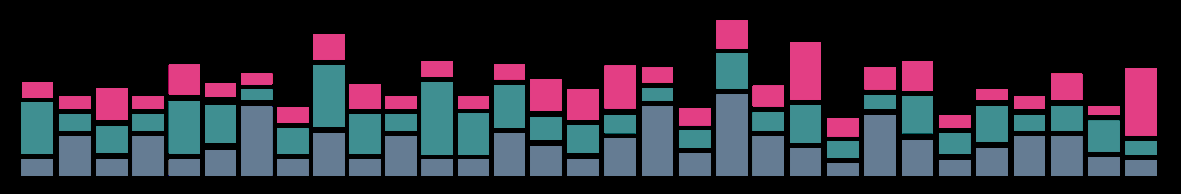
#> input picture assets/images/header.png, 1181 x 194 px
$ python -i _bar.py   (imports and definitions only)
#> lines starting #> are read from the running program, lines starting #| are printed output that depends on the picture
"""Module for generating the unit plots, other plot elements like legends, and auxiliary functions."""

from . import _bar_renderer

import matplotlib.pyplot as plt
import matplotlib.colors as mc
import numpy as np
import pandas as pd
from decimal import Decimal

# [9 lines left out: function create_default_colors, not called in this run]

class Bar():

    def __init__(self, data):

        # Class attributes
        self.data = data
        self.plotted_already = False
        self.verbose = False

        # Plot attributes
        self.fig = plt.figure(figsize=[8, 4.8])
        self.closed = False
        self.shown = False

        # Data attributes
        self.x = 'mutation'
        self.y = ''
        self.ytype = ''
        self.group = 'gene'
        self.stack = 'batch'
        self.key_called = False
        self.threshold = 50
        self.struct = []

        # Aesthetic attributes
        self.xticks_fontsize = 6
        self.xticks_rotation = 90

        self.yticks_fontsize = 7
        self.ylabel = ''
        self.ylabel_fontsize = 'medium'

        self.key_fontsize = 8

        self.group_label = []
        self.group_fontsize = 'small'
        self.group_title = 'Gene'

        self.stack_label = []
        self.stack_fontsize = 'medium'
        self.stack_color =  ''
        self.stack_title = 'Batch'

    # [116 lines left out: functions process, key, aes, not called in this run]

    def struct_method(self, **struct_kwargs):

        row_groups = struct_kwargs['struct_key'].split('/')
        self.struct = [''.join(col.split()).split(',') for col in row_groups]
        if self.verbose:
            print('** Processed struct. **')

    # [91 lines left out: functions plot, show, save, not called in this run]

>>> import cv2
>>> picture = cv2.imread('../../../assets/images/header.png', cv2.IMREAD_GRAYSCALE)
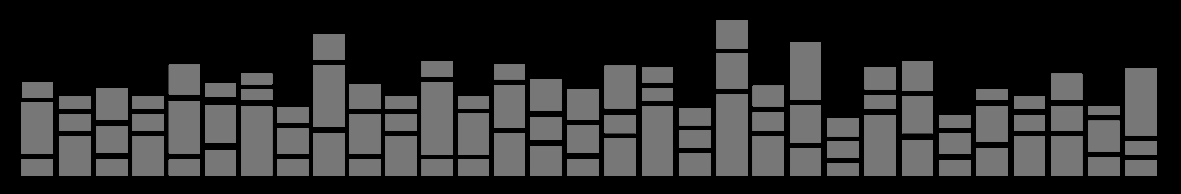
#> picture: shape (194, 1181); min 0, max 119, mean 43.8
#> (the run stopped early here; a loop or call above may not have finished)
